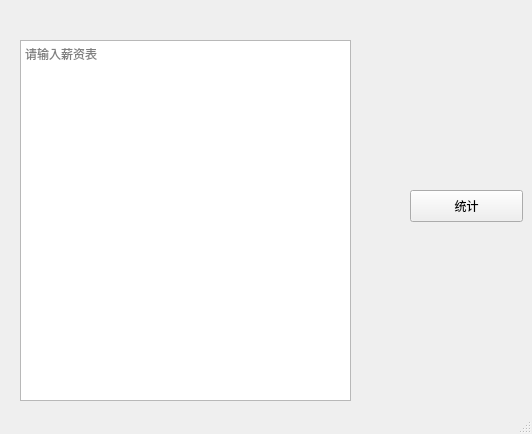
<?xml version="1.0" encoding="UTF-8"?>
<ui version="4.0">
 <class>MainWindow</class>
 <widget class="QMainWindow" name="MainWindow">
  <property name="geometry">
   <rect>
    <x>0</x>
    <y>0</y>
    <width>532</width>
    <height>434</height>
   </rect>
  </property>
  <property name="windowTitle">
   <string>薪资统计</string>
  </property>
  <property name="unifiedTitleAndToolBarOnMac">
   <bool>false</bool>
  </property>
  <widget class="QWidget" name="centralwidget">
   <widget class="QTextEdit" name="textEdit">
    <property name="geometry">
     <rect>
      <x>20</x>
      <y>40</y>
      <width>331</width>
      <height>361</height>
     </rect>
    </property>
    <property name="placeholderText">
     <string>请输入薪资表</string>
    </property>
   </widget>
   <widget class="QPushButton" name="pushButton">
    <property name="geometry">
     <rect>
      <x>410</x>
      <y>190</y>
      <width>113</width>
      <height>32</height>
     </rect>
    </property>
    <property name="text">
     <string>统计</string>
    </property>
   </widget>
  </widget>
  <widget class="QStatusBar" name="statusbar"/>
 </widget>
 <resources/>
 <connections/>
</ui>
